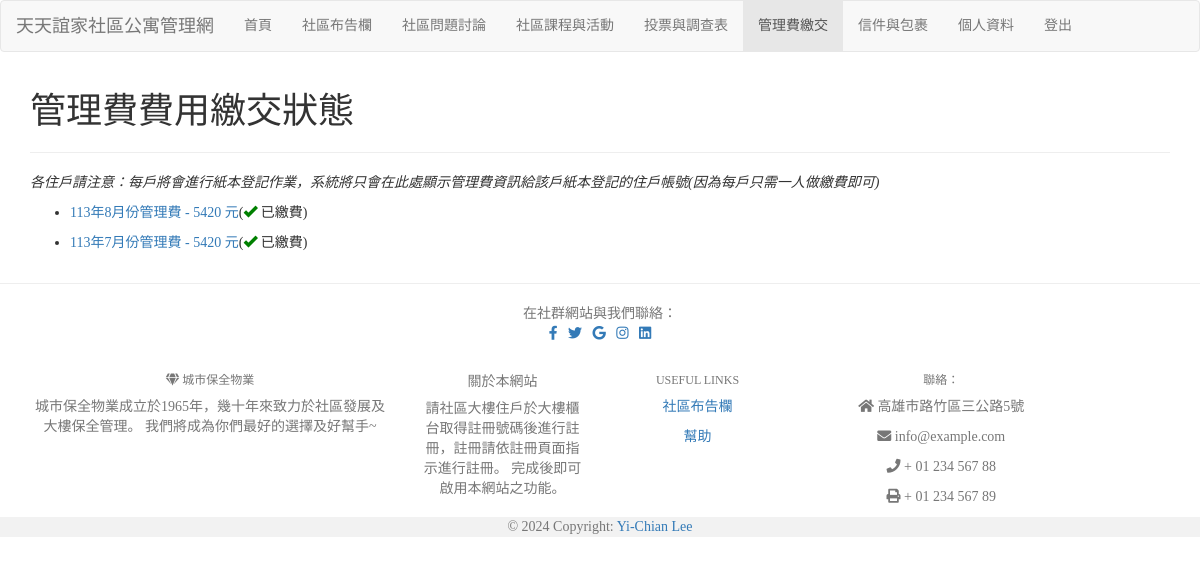
Page /payment/ (signed in) on the committed database.
### mysite/models.py (models this page shows, shortened)
class ManagementFee(models.Model):
    PAYMENT = (('CS','超商繳費'),('ATM','ATM轉帳'),('LP','Line Pay繳費'),)
    profile = models.ForeignKey(Profile, on_delete=models.CASCADE, related_name='fees')
    title = models.CharField(max_length=20, verbose_name='繳費明細')
    amount = models.PositiveIntegerField(verbose_name='管理費用', default=9000)
    due_date = models.DateField(verbose_name='應繳日期')
    payment_date = models.DateField(null=True, blank=True, verbose_name='繳費日期')
    payway = models.CharField(max_length=5, choices=PAYMENT, null=True, blank=True)
    status = models.BooleanField(default=False, verbose_name='是否已繳費')

### mysite/views.py (the view)
# urls.py: path('payment/', views.payment, name='payment_list'),
def payment(request, fee_id=None):
    if request.user.is_authenticated:
        username = request.user.username
    if fee_id:
        fee = get_object_or_404(models.ManagementFee, id=fee_id, profile__user=request.user)
        if request.method == 'POST':
            form = forms.PaymentForm(request.POST, instance=fee)
            if form.is_valid():
                form.save()
                return redirect('/payment')
        else:
            form = forms.PaymentForm(instance=fee)
        return render(request, 'payment.html', locals())
    else:
        fees = models.ManagementFee.objects.filter(profile__user=request.user)
        return render(request, 'payment_list.html', locals())

### mysite/templates/payment_list.html (shortened to what this page needs)
{% extends "base.html" %}
{% block content %}
<div class="container">
    <h1>管理費費用繳交狀態</h1>
    <hr>
    <p><em>各住戶請注意：每戶將會進行紙本登記作業，系統將只會在此處顯示管理費資訊給該戶紙本登記的住戶帳號(因為每戶只需一人做繳費即可)</em></p>
    {% for fee in fees %}
    {% if not fee.status%}
    <ul>
    <li>
        <p><a href="{% url 'payment' fee.id %}">{{ fee.title }} - {{ fee.amount }} 元</a>(<span class="glyphicon glyphicon-remove" style="color: red"></span> 尚未繳費)</p>
    </li>
    </ul>
    {%else%}
    <ul>
    <li>
        <p><a href="{% url 'payment' fee.id %}">{{ fee.title }} - {{ fee.amount }} 元</a>(<span class="glyphicon glyphicon-ok" style="color: green"></span> 已繳費)</p>
    </li>
    </ul>
    {% endif %}
    {% endfor %}
</div>
{% endblock %}

### mysite/templates/base.html (style rules this page uses)
h1, h2, h3, h4, h5, p, div { font-family: 微軟正黑體; }

### rows in the picture
ManagementFee: title "113年8月份管理費", amount "5420"
ManagementFee: title "113年7月份管理費", amount "5420"
